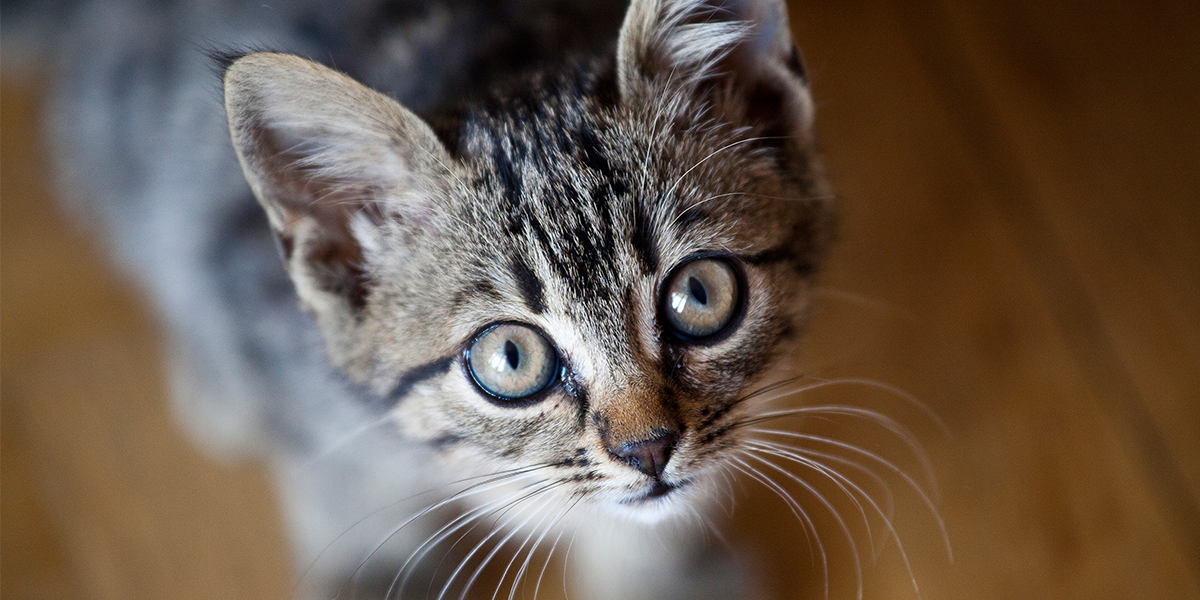
//> input picture 6주차/실습/5주차-Weight-Pyramid-Sobel-Mask/cat.bmp, 1200 x 600 px
$ ./weightedPy   (built with g++ and OpenCV 4)
//> lines starting //> are read from the running program, lines starting //| are printed output that depends on the picture
### 6주차/실습/5주차-Weight-Pyramid-Sobel-Mask/transformations/filter.hpp
/*
 * 과제5: Weight Pyramid and Sobel Mask
 */

#pragma once
#include "opencv2\opencv.hpp"

class Filter
{
protected:
	int maskSize;
	double** mask;
	void AllocateMask();

public:
	Filter() : maskSize(0), mask(NULL) {}
	~Filter();
	virtual void CreateMask() = 0;
	void Convolute(cv::InputArray& input_image, cv::OutputArray& output_image);
};

class SobelFilterY : public Filter
{
public:
	void CreateMask();
};

class SobelFilterX : public Filter
{
public:
	void CreateMask();
};

### 6주차/실습/5주차-Weight-Pyramid-Sobel-Mask/weightedPy.cpp
/*
 * 과제5: Weight Pyramid and Sobel Mask
 */

#include "opencv2/opencv.hpp"
#include "transformations/filter.hpp"

void getSimpleDownscaledPyramid(const int Q, const cv::InputArray& input_image, std::vector<cv::Mat>& output_vector)
{
	cv::Mat input_mat = input_image.getMat();
	int width = input_mat.cols;
	int height = input_mat.rows;

	cv::Mat temp;
	input_mat.copyTo(temp);

	for (int q = 0; q < Q; ++q)
	{
		cv::Mat dst(cv::Size(width / 2, height / 2), CV_8UC1);

		for (int h = 0; h < dst.rows; ++h)
		{
			for (int w = 0; w < dst.cols; ++w)
			{
				dst.at<uchar>(h, w) = temp.at<uchar>(h * 2, w * 2);
			}
		}
		output_vector.push_back(dst);
		dst.copyTo(temp);

		width = width / 2;
		height = height / 2;
	}
}

void getWeightPyramid(const int Q, const cv::InputArray& input_image, std::vector<cv::Mat>& output_vector)
{
	cv::Mat input_mat = input_image.getMat();
	int width = input_mat.cols;
	int height = input_mat.rows;

	double weight[5][5] = {
		0.0025, 0.0125, 0.02, 0.0125, 0.0025,
		0.0125, 0.0625, 0.1, 0.0625, 0.0125,
		0.02, 0.1, 0.16, 0.1, 0.02,
		0.0125, 0.0625, 0.1, 0.0625, 0.0125,
		0.0025, 0.0125, 0.02, 0.0125, 0.0025
	};


	/**
	 * Weight Pyramid를 구현합니다.
	 * 위에 주어진 weight kernel을 이용하여 Convolution 연산을 구현합니다.
	 * 구현하여 만들어진 결과 이미지는 output_vector에 저장합니다.
	 *
	 * Q는 결과 피라미드 이미지의 갯수입니다. Q번만큼 다운스케일링을 진행하면 됩니다.
	 */
	// ** 지금부터 코드를 작성하세요. 이 줄은 지우시면 안 됩니다 **

	cv::Mat temp;
	input_mat.copyTo(temp);
	// [67 lines of commented-out code are left out]
	cv::Mat temp_f;

	for (int q = 0; q < Q; q++) {
		temp.copyTo(temp_f);
		int quick = pow(2, q+1);
		for (int y = quick; y < height - quick; y += quick/2) {
			for (int x = quick; x < width - quick; x += quick/2) {
				double value = 0;
				for (int j = 0; j < 5; j++) {
					for (int i = 0; i < 5; i++) {
						value += temp_f.at<uchar>(y - quick + quick/2 * j, x - quick + quick/2 * i) * weight[j][i];
					}
				}
				int result = (int)value;
				temp.at<uchar>(y, x) = cv::saturate_cast<uchar>(result);
			}
		}
	}


	getSimpleDownscaledPyramid(4, temp, output_vector);
	// ** 여기까지 코드를 작성하세요. 이 줄은 지우시면 안 됩니다 **
}

int main()
{
	std::vector<cv::Mat> octave_image;
	cv::Mat original_image;
	original_image = cv::imread("cat.bmp", cv::IMREAD_GRAYSCALE);
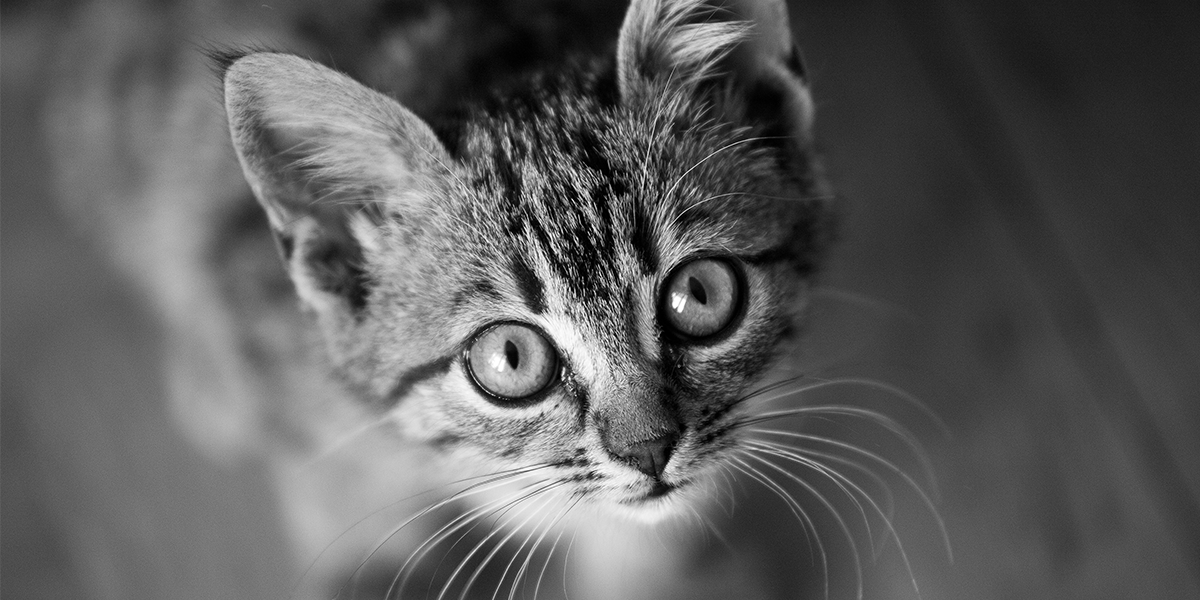
//> original_image: 600 rows x 1200 cols, CV_8UC1; min 0, max 255, mean 91.8

	// getSimpleDownscaledPyramid(4, original_image, octave_image);
	getWeightPyramid(4, original_image, octave_image);
//> after the loop in getWeightPyramid, `for (int q = 0; q < Q; q++)`: temp_f: 600 rows x 1200 cols, CV_8UC1; min 0, max 254, mean 91.1
//> the loop in getSimpleDownscaledPyramid, `for (int q = 0; q < Q; ++q)` made 4 passes
//> pass 1, in getSimpleDownscaledPyramid, `dst.copyTo(temp);`:
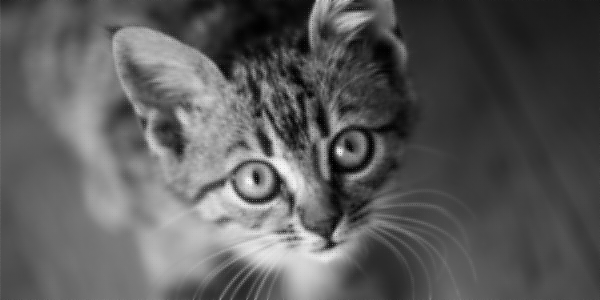
//> temp: 300 rows x 600 cols, CV_8UC1; min 0, max 249, mean 90.6
//> pass 2, in getSimpleDownscaledPyramid, `dst.copyTo(temp);`:
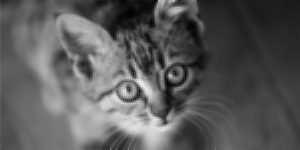
//> temp: 150 rows x 300 cols, CV_8UC1; min 1, max 241, mean 90.1
//> pass 3, in getSimpleDownscaledPyramid, `dst.copyTo(temp);`:
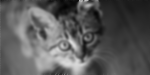
//> temp: 75 rows x 150 cols, CV_8UC1; min 3, max 218, mean 89.7
//> after the loop in getSimpleDownscaledPyramid, `for (int q = 0; q < Q; ++q)`:
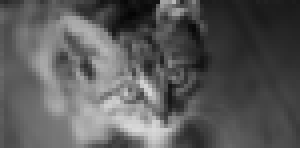
//> temp: 37 rows x 75 cols, CV_8UC1 (shown 4 times larger); min 4, max 217, mean 89.6
//> after the loop in getSimpleDownscaledPyramid, `for (int q = 0; q < Q; ++q)`: width = 75; height = 37

	int idx = 0;
	for (auto& v : octave_image)
	{
		std::string str = std::to_string(idx++);
		cv::namedWindow(str.c_str(), cv::WINDOW_NORMAL);
		cv::imshow(str.c_str(), v);
		cv::resizeWindow(str.c_str(), cv::Size(640, 360));

		// 이미지를 파일로 저장한다.
		cv::imwrite("cat_q" + std::to_string(idx-1) + ".bmp", v);
	}
//> this loop made 4 passes
//> after the loop, idx = 4
	cv::waitKey();

}

$ run again, with 6주차/실습/5주차-Weight-Pyramid-Sobel-Mask/tibetfox.bmp copied over 6주차/실습/5주차-Weight-Pyramid-Sobel-Mask/cat.bmp
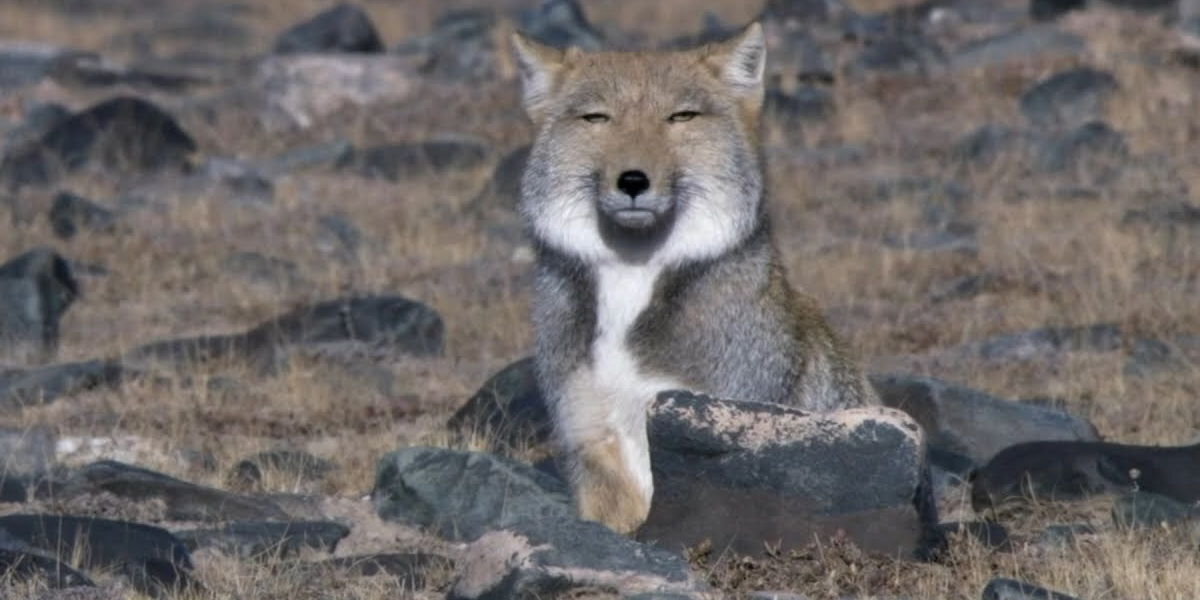
//> input picture 6주차/실습/5주차-Weight-Pyramid-Sobel-Mask/tibetfox.bmp, 1200 x 600 px
//> the loop in getSimpleDownscaledPyramid, `for (int q = 0; q < Q; ++q)` made 4 passes
//> pass 1, in getSimpleDownscaledPyramid, `dst.copyTo(temp);`:
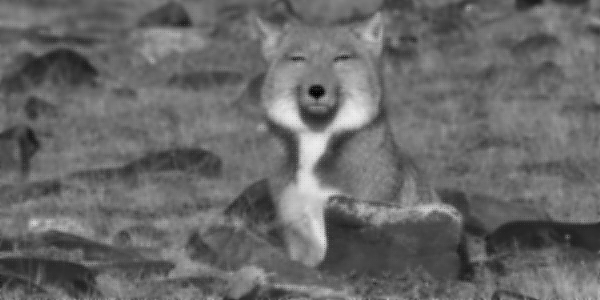
//> temp: 300 rows x 600 cols, CV_8UC1; min 1, max 237, mean 104.5
//> after the loop in getSimpleDownscaledPyramid, `for (int q = 0; q < Q; ++q)`:
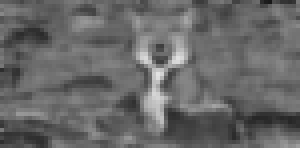
//> temp: 37 rows x 75 cols, CV_8UC1 (shown 4 times larger); min 25, max 226, mean 103.4
//> after the loop in getSimpleDownscaledPyramid, `for (int q = 0; q < Q; ++q)`: width = 75; height = 37
//> the loop `for (auto& v : octave_image)` made 4 passes
//> after the loop `for (auto& v : octave_image)`: idx = 4
